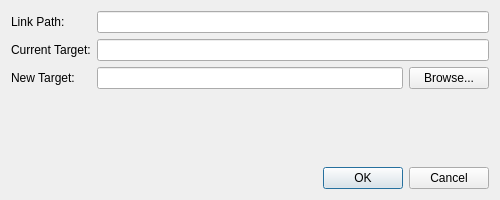
<?xml version="1.0" encoding="UTF-8"?>
<ui version="4.0">
    <class>ModifyLinkDialog</class>
    <widget class="QDialog" name="ModifyLinkDialog">
        <property name="geometry">
            <rect>
                <x>0</x>
                <y>0</y>
                <width>500</width>
                <height>200</height>
            </rect>
        </property>
        <property name="windowTitle">
            <string>Modify Link</string>
        </property>
        <layout class="QVBoxLayout" name="verticalLayout">
            <item>
                <layout class="QFormLayout" name="formLayout">
                    <item row="0" column="0">
                        <widget class="QLabel" name="link_path_label">
                            <property name="text">
                                <string>Link Path:</string>
                            </property>
                        </widget>
                    </item>
                    <item row="0" column="1">
                        <widget class="QLineEdit" name="link_path_edit">
                            <property name="readOnly">
                                <bool>true</bool>
                            </property>
                        </widget>
                    </item>
                    <item row="1" column="0">
                        <widget class="QLabel" name="current_target_label">
                            <property name="text">
                                <string>Current Target:</string>
                            </property>
                        </widget>
                    </item>
                    <item row="1" column="1">
                        <widget class="QLineEdit" name="current_target_edit">
                            <property name="readOnly">
                                <bool>true</bool>
                            </property>
                        </widget>
                    </item>
                    <item row="2" column="0">
                        <widget class="QLabel" name="new_target_label">
                            <property name="text">
                                <string>New Target:</string>
                            </property>
                        </widget>
                    </item>
                    <item row="2" column="1">
                        <layout class="QHBoxLayout" name="horizontalLayout">
                            <item>
                                <widget class="QLineEdit" name="new_target_edit"/>
                            </item>
                            <item>
                                <widget class="QPushButton" name="browse_button">
                                    <property name="text">
                                        <string>Browse...</string>
                                    </property>
                                </widget>
                            </item>
                        </layout>
                    </item>
                </layout>
            </item>
            <item>
                <spacer name="verticalSpacer">
                    <property name="orientation">
                        <enum>Qt::Vertical</enum>
                    </property>
                    <property name="sizeHint" stdset="0">
                        <size>
                            <width>20</width>
                            <height>40</height>
                        </size>
                    </property>
                </spacer>
            </item>
            <item>
                <widget class="QDialogButtonBox" name="buttonBox">
                    <property name="standardButtons">
                        <set>QDialogButtonBox::Cancel|QDialogButtonBox::Ok</set>
                    </property>
                </widget>
            </item>
        </layout>
    </widget>
    <resources/>
    <connections>
        <connection>
            <sender>buttonBox</sender>
            <signal>accepted()</signal>
            <receiver>ModifyLinkDialog</receiver>
            <slot>accept()</slot>
            <hints>
                <hint type="sourcelabel">
                    <x>248</x>
                    <y>254</y>
                </hint>
                <hint type="destinationlabel">
                    <x>157</x>
                    <y>274</y>
                </hint>
            </hints>
        </connection>
        <connection>
            <sender>buttonBox</sender>
            <signal>rejected()</signal>
            <receiver>ModifyLinkDialog</receiver>
            <slot>reject()</slot>
            <hints>
                <hint type="sourcelabel">
                    <x>316</x>
                    <y>260</y>
                </hint>
                <hint type="destinationlabel">
                    <x>286</x>
                    <y>274</y>
                </hint>
            </hints>
        </connection>
    </connections>
</ui>
